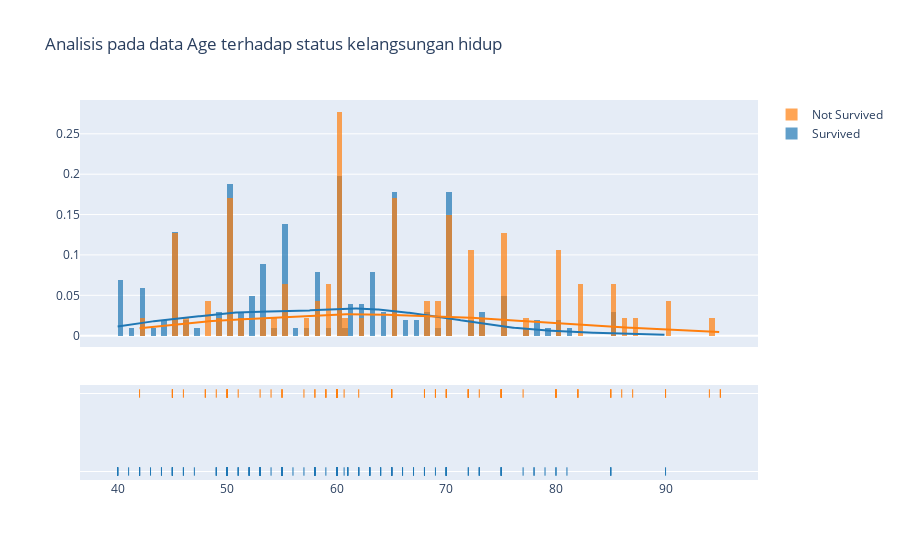

Notebook source saved alongside this figure:
### Markdown cell above
### --Menganalisis data Gender sebagai indikator Death event--

### Code cell
surv = df[df["DEATH_EVENT"]==0]["age"]
not_surv = df[df["DEATH_EVENT"]==1]["age"]
hist_data = [surv,not_surv]
group_labels = ['Survived', 'Not Survived']
fig = ff.create_distplot(hist_data, group_labels, bin_size=0.5)
fig.update_layout(
    title_text="Analisis pada data Age terhadap status kelangsungan hidup")
fig.show()

### Figure 1 — Plotly figure (JSON) as saved in the notebook; plotly's stock layout.template omitted (floating-point values rounded to 4 significant figures; data arrays with more than 128 entries replaced by an {"elided": "..."} marker saying what was removed)
{"data": [{"autobinx": false, "histnorm": "probability density", "legendgroup": "Survived", "marker": {"color": "rgb(31, 119, 180)"}, "name": "Survived", "opacity": 0.7, "type": "histogram", "x": {"elided": "203 float values"}, "xaxis": "x", "xbins": {"end": 90, "size": 0.5, "start": 40}, "yaxis": "y"}, {"autobinx": false, "histnorm": "probability density", "legendgroup": "Not Survived", "marker": {"color": "rgb(255, 127, 14)"}, "name": "Not Survived", "opacity": 0.7, "type": "histogram", "x": [75, 55, 65, 50, 65, 90, 75, 60, 65, 80, 75, 62, 45, 50, 82, 87, 45, 70, 48, 65, 68, 75, 80, 95, 70, 58, 82, 94, 85, 50, 65, 69, 90, 82, 60, 70, 50, 70, 60, 50, 51, 60, 80, 57, 68, 53, 60, 70, 60, 95, 49, 72, 45, 50, 45, 60, 42, 72, 70, 65, 85, 69, 60, 60, 59, 60, 72, 85, 70, 86, 60, 46, 80, 72, 75, 72, 50, 45, 80, 59, 59, 65, 75, 58, 60.67, 50, 60, 45, 77, 48, 54, 73, 60, 55, 65, 55], "xaxis": "x", "xbins": {"end": 95, "size": 0.5, "start": 42}, "yaxis": "y"}, {"legendgroup": "Survived", "marker": {"color": "rgb(31, 119, 180)"}, "mode": "lines", "name": "Survived", "showlegend": false, "type": "scatter", "x": {"elided": "500 float values"}, "xaxis": "x", "y": {"elided": "500 float values"}, "yaxis": "y"}, {"legendgroup": "Not Survived", "marker": {"color": "rgb(255, 127, 14)"}, "mode": "lines", "name": "Not Survived", "showlegend": false, "type": "scatter", "x": {"elided": "500 float values"}, "xaxis": "x", "y": {"elided": "500 float values"}, "yaxis": "y"}, {"legendgroup": "Survived", "marker": {"color": "rgb(31, 119, 180)", "symbol": "line-ns-open"}, "mode": "markers", "name": "Survived", "showlegend": false, "type": "scatter", "x": {"elided": "203 float values"}, "xaxis": "x", "y": {"elided": "203 str values"}, "yaxis": "y2"}, {"legendgroup": "Not Survived", "marker": {"color": "rgb(255, 127, 14)", "symbol": "line-ns-open"}, "mode": "markers", "name": "Not Survived", "showlegend": false, "type": "scatter", "x": [75, 55, 65, 50, 65, 90, 75, 60, 65, 80, 75, 62, 45, 50, 82, 87, 45, 70, 48, 65, 68, 75, 80, 95, 70, 58, 82, 94, 85, 50, 65, 69, 90, 82, 60, 70, 50, 70, 60, 50, 51, 60, 80, 57, 68, 53, 60, 70, 60, 95, 49, 72, 45, 50, 45, 60, 42, 72, 70, 65, 85, 69, 60, 60, 59, 60, 72, 85, 70, 86, 60, 46, 80, 72, 75, 72, 50, 45, 80, 59, 59, 65, 75, 58, 60.67, 50, 60, 45, 77, 48, 54, 73, 60, 55, 65, 55], "xaxis": "x", "y": ["Not Survived", "Not Survived", "Not Survived", "Not Survived", "Not Survived", "Not Survived", "Not Survived", "Not Survived", "Not Survived", "Not Survived", "Not Survived", "Not Survived", "Not Survived", "Not Survived", "Not Survived", "Not Survived", "Not Survived", "Not Survived", "Not Survived", "Not Survived", "Not Survived", "Not Survived", "Not Survived", "Not Survived", "Not Survived", "Not Survived", "Not Survived", "Not Survived", "Not Survived", "Not Survived", "Not Survived", "Not Survived", "Not Survived", "Not Survived", "Not Survived", "Not Survived", "Not Survived", "Not Survived", "Not Survived", "Not Survived", "Not Survived", "Not Survived", "Not Survived", "Not Survived", "Not Survived", "Not Survived", "Not Survived", "Not Survived", "Not Survived", "Not Survived", "Not Survived", "Not Survived", "Not Survived", "Not Survived", "Not Survived", "Not Survived", "Not Survived", "Not Survived", "Not Survived", "Not Survived", "Not Survived", "Not Survived", "Not Survived", "Not Survived", "Not Survived", "Not Survived", "Not Survived", "Not Survived", "Not Survived", "Not Survived", "Not Survived", "Not Survived", "Not Survived", "Not Survived", "Not Survived", "Not Survived", "Not Survived", "Not Survived", "Not Survived", "Not Survived", "Not Survived", "Not Survived", "Not Survived", "Not Survived", "Not Survived", "Not Survived", "Not Survived", "Not Survived", "Not Survived", "Not Survived", "Not Survived", "Not Survived", "Not Survived", "Not Survived", "Not Survived", "Not Survived"], "yaxis": "y2"}], "layout": {"barmode": "overlay", "hovermode": "closest", "legend": {"traceorder": "reversed"}, "title": {"text": "Analisis pada data Age terhadap status kelangsungan hidup"}, "xaxis": {"anchor": "y2", "domain": [0, 1], "zeroline": false}, "yaxis": {"anchor": "free", "domain": [0.35, 1], "position": 0}, "yaxis2": {"anchor": "x", "domain": [0, 0.25], "dtick": 1, "showticklabels": false}}}
